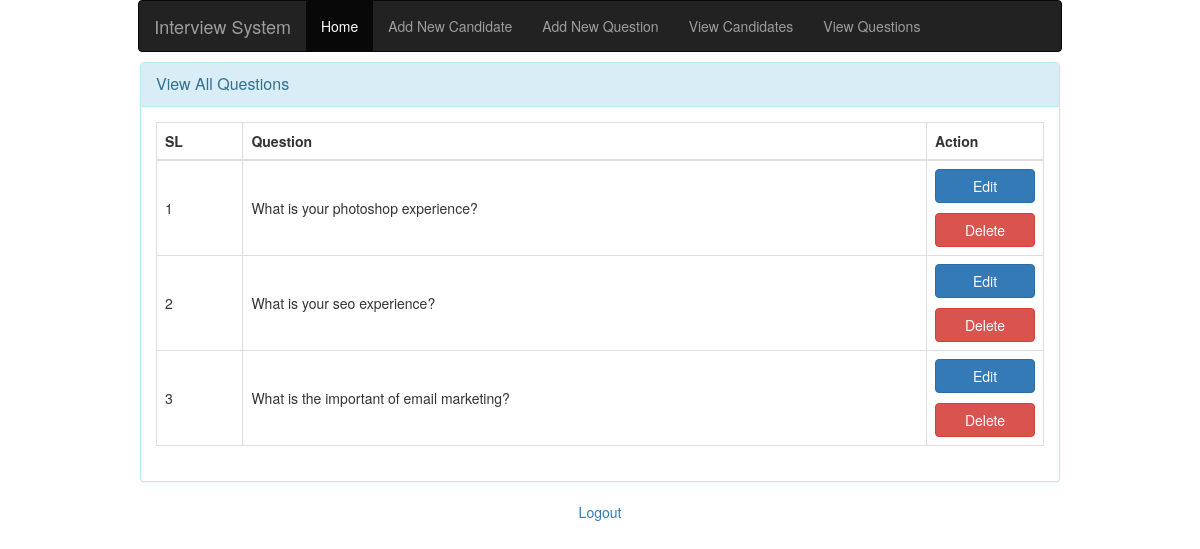
The page /viewQuestions.php (signed in) on the database its author committed.
### tables this page shows
CREATE TABLE `questions` (
  `question_id` int(10) NOT NULL,
  `question` text
);

### inc/classes/View.php (called while the page is built, shortened)
<?php
  include ("DB.php");
  class View {
    private $db;
    function __construct(){
      $this->db = new DB();
    }
    function viewQuestions(){
      $sql = "select * from questions";
      $query = $this->db->simplequerywithoutcondition($sql);
      $results = $query->fetchAll();
      return $results;
    }
  }

### inc/classes/DB.php (called while the page is built, shortened)
<?php
  class DB{
    private $host = "localhost";
    private $dbname = "sourcecodester_interviewdb";
    private $dbuser = "root";
    private $dbpass = "";
    private $conn;
    public function __construct(){
      if (!isset($this->conn)) {
        try {
          $pdo = new PDO("mysql:host=".$this->host.";"."dbname=".$this->dbname, $this->dbuser, $this->dbpass);
          $pdo->setAttribute(PDO::ATTR_ERRMODE, PDO::ERRMODE_EXCEPTION);
          $pdo->exec("SET CHARACTER SET utf8");
          $this->conn = $pdo;
        } catch (PDOException $e) {
          die("<h3>Database Connection Failed </h3>".$e->getMessage());
        }
      }
    }
    public function simplequerywithoutcondition($q){
      $stmt = $this->conn->prepare($q);
      $stmt->execute();
      return $stmt;
    }
  }
?>

### viewQuestions.php (the view, shortened to what this page needs)
<?php
  include ("inc/classes/View.php");
  $view = new View();
  $viewQuestions = $view->viewQuestions();
?>
<!DOCTYPE html>
<html lang="en" dir="ltr">
  <head>
    <link href="//maxcdn.bootstrapcdn.com/bootstrap/3.3.0/css/bootstrap.min.css" rel="stylesheet" id="bootstrap-css">
  </head>
  <body>
<div class="container">
<?php include ('nav.php'); ?>
    <div id="signupbox" style=" margin-top:10px" class="mainbox col-md-10 col-md-offset-1 col-sm-8 col-sm-offset-2">
        <div class="panel panel-info">
            <div class="panel-heading">
                <div class="panel-title">View All Questions</div>
            </div>
            <div class="panel-body" >
              <table class="table table-bordered" style="width: 100%; table-layout: auto;">
                <thead>
                  <tr>
                    <th style="width: 10%;">SL</th>
                    <th style="width: 80%;">Question</th>
                    <th style="width: 10%;">Action</th>
                  </tr>
                </thead>
                <tbody>
                  <?php $i = 0; foreach ($viewQuestions as $viewQuestion): ?>
                  <tr>
                    <td style="vertical-align: middle;"><?php $i += 1; echo $i; ?></td>
                    <td style="vertical-align: middle;"><?php echo $viewQuestion['question']; ?></td>
                    <td style="vertical-align: middle;">
                      <a href="editQuestion.php?id=<?php echo $viewQuestion['question_id']; ?>" style="width: 100px;" class="btn btn-primary">Edit</a>
                      <a href="delete.php?action=questiondelete&id=<?php echo $viewQuestion['question_id']; ?>" style="width: 100px; margin-top: 10px;" class="btn btn-danger">Delete</a>
                  </tr>
                  <?php endforeach; ?>
                </tbody>
              </table>
            </div>
        </div>
    </div>
</div>
  </body>
</html>
<p class="text-center top_spac"> <a href="?action=logout">Logout</a> </p>

### rows shown on the page
questions: question "What is your photoshop experience?"
questions: question "What is your seo experience?"
questions: question "What is the important of email marketing?"
